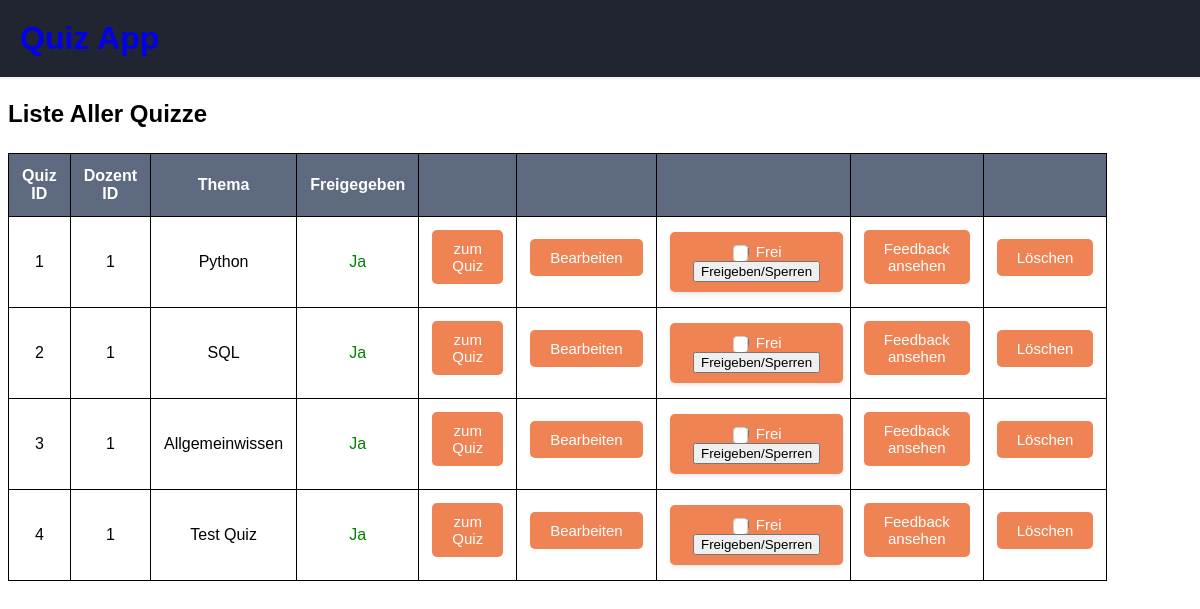
Screenshot of /allQuizzes.html with the database file from the repository.
### tables this page shows
CREATE TABLE quiz (
    	quiz_id INTEGER PRIMARY KEY AUTOINCREMENT,
    	dozent_id int,
    	thema varchar(20),   
    	freigegeben boolean DEFAULT 0,  --New Attribute for release status
    	FOREIGN KEY (dozent_id) REFERENCES dozent (dozent_id)
    );

### app.py (the view)
@app.route('/allQuizzes.html')
def showAllQuizzes():
    result = getAllQuizzes()
    return render_template("allQuizzes.html", result=result)

### database.py (called while the page is built)
def connectDatabase():
    conn = sqlite3.connect('database.db')
    return conn

def getAllQuizzes(include_unreleased=True):
    conn = connectDatabase()
    conn.row_factory = sqlite3.Row
    cur = conn.cursor()
    if include_unreleased:
        cur.execute("SELECT * FROM quiz")
    else:
        cur.execute("SELECT * FROM quiz WHERE freigegeben = 1")
    allQuizzes = cur.fetchall()
    conn.close()
    return allQuizzes

### templates/allQuizzes.html (shortened to what this page needs)
{% extends 'base.html' %}
{% block body %}
    <header>
        <h1> <a href="/index.html">Quiz App </a></h1>
    </header>
        <h2>Liste Aller Quizze</h2>
        <table class="quiz_table">
                <thead>
                    <tr>
                        <th>Quiz ID</th>
                        <th>Dozent ID</th>
                        <th>Thema</th>
                        <th>Freigegeben</th>
                        <th> </th>
                        <th> </th>
                        <th> </th>
                        <th> </th>
                        <th> </th>
                    </tr>
                </thead>
                <tbody>
                {% for quiz in result %}
<tr>
                        <td>{{ quiz["quiz_id"] }}</td>
                        <td>{{ quiz["dozent_id"] }}</td>
                        <td>{{ quiz["thema"]}}</td>
                        <td>
                            {% if quiz["freigegeben"] %}
                                <span style="color: green;">Ja</span>
                            {% else %}
                                <span style="color: red;">Nein</span>
                            {% endif %}
                        </td>
                        <td><a href="{{ url_for('quiz', quiz_id=quiz['quiz_id']) }}" class="link" style="text-align: center">zum Quiz</a></td>
                        <td><a href="{{ url_for('editQuiz', quiz_id=quiz['quiz_id']) }}" class="link" style="text-align: center">Bearbeiten</a></td>
                        <td>
                            <form method="post" action="{{ url_for('releaseQuiz', quiz_id=quiz['quiz_id']) }}" class="link">
                                <input type="checkbox" name="freigegeben">
                                       {% if quiz["freigegeben"] %}
                                        Frei
                                        {% else %}
                                        Gesperrt
                                       {% endif %}
                                <button type="submit" >Freigeben/Sperren</button>
                            </form>
                        </td>
                        <td><a href="{{ url_for('showFeedback', quiz_id=quiz['quiz_id']) }}" class="link" style="text-align: center">Feedback ansehen</a></td>
                        <td><a href="{{ url_for('deleteQuizAll', quiz_id=quiz['quiz_id']) }}" class="link" style="text-align: center">Löschen</a></td>
                    </tr>
                {% endfor %}
                </tbody>
        </table>
{% endblock %}

### static/css/stylesheet.css (style rules this page uses)
body { font-family: Arial, sans-serif; }
header { position: fixed; top: 0; left: 0; width: 100%; background-color: #212431; color: #fff; padding: 20px; box-shadow: 0px 1px 3px rgba(0, 0, 0, 0.1); }
h1 { margin: 0; padding: 0; }
h2 { margin-top: 100px; }
form { width: 100%; max-width: 500px; margin: 0 auto; background-color: #fff; padding: 20px; border-radius: 8px; box-shadow: 0px 2px 4px rgba(0, 0, 0, 0.1); }
input[type=checkbox] { cursor: pointer; }
input[type=checkbox]:before { content: "\202A"; background: #ffffff; text-shadow: 1px 1px 1px rgba(0, 0, 0, .2); font-size: 20px; text-align: center; line-height: 8px; display: inline-block; width: 13px; height: 15px; color: #00904f; border: 1px solid #cdcdcd; border-radius: 4px; margin: -3px -3px; text-indent: 1px; }
a { text-decoration: none; margin-bottom: 10px; }
.link { display: inline-block; padding: 10px 20px; background-color: #EF8354; color: #fff; text-decoration: none; border-radius: 5px; border: none; cursor: pointer; transition: 0.3s ease; font-size: 15px; }
td form { max-width: 80%; }
table { border: 1px solid black; border-collapse: collapse; width: 80%; margin-top: 25px; }
th { background-color:#5D6A7F; color: white; }
th, td { text-align: center; padding: 13px; border: 1px solid black; }

### rows the page displays
quiz: quiz_id "1", dozent_id "1", thema "Python", freigegeben "Ja"
quiz: quiz_id "2", dozent_id "1", thema "SQL", freigegeben "Ja"
quiz: quiz_id "3", dozent_id "1", thema "Allgemeinwissen", freigegeben "Ja"
quiz: quiz_id "4", dozent_id "1", thema "Test Quiz", freigegeben "Ja"
